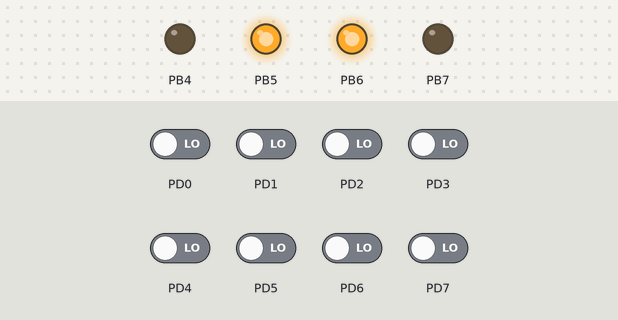
This program was run on a simulated ATmega128, built with avr-gcc and emulated at 16 MHz. Parts: output pins drawn as LEDs (lit = HIGH). Inputs (shaded band) come from the test bench; at power-on: PD0–7 LOW.

Above: at 0.1 s.
Timing chart, 0 to 1.6 s (numbered marks = the images above):
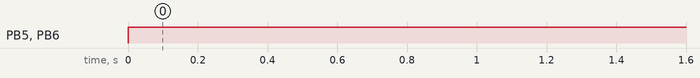

Measured:
- by itself, PB5, PB6: LOW → HIGH at 0.00 s

The program:

main.c
```c
/*
 * Lab2.c
 *
 * Created: 1/16/2018 5:14:47 PM
 * Author : Fauzi Kliman
 * Author : Aidan Carson
 */

/*
This code will cause a TekBot connected to the AVR board to
move forward and when it touches an obstacle, it will reverse
and turn away from the obstacle and resume forward motion.

PORT MAP
Port B, Pin 4 -> Output -> Right Motor Enable
Port B, Pin 5 -> Output -> Right Motor Direction
Port B, Pin 7 -> Output -> Left Motor Enable
Port B, Pin 6 -> Output -> Left Motor Direction
Port D, Pin 1 -> Input -> Left Whisker
Port D, Pin 0 -> Input -> Right Whisker
*/
#define F_CPU 16000000
#include <avr/io.h>
#include <util/delay.h>
#include <stdio.h>

int main(void)
{
	DDRB = 0b11110000;      // configure Port B pins for input/output
	PORTB = 0b11110000;     // set initial value for Port B outputs, disabling both motors

	DDRD = 0b00000000;		// configure Port D whisker pins as inputs

	while (1) { // loop forever
		PORTB = 0b01100000;     // make TekBot move forward

		// Left whisker or both whisker gets hit
		if(PIND == 0b11111110 || PIND == 0b11111100)
		{
			PORTB = 0b00000000;     // move backward
			_delay_ms(1000);		// wait for 1 s
			PORTB = 0b00100000;     // turn right
			_delay_ms(1000);        // wait for 1 s
		}

		// Right whisker gets hit
		else if(PIND == 0b11111101)
		{
			PORTB = 0b00000000;		// move backward
			_delay_ms(1000);		// wait for 1 s
			PORTB = 0b01000000;		// turn left
			_delay_ms(1000);		// wait for 1 s
		}
	}
}
```

Regular.c
```c
///*
 //* Lab2.c
 //*
 //* Created: 1/16/2018 5:14:47 PM
 //* Author : Fauzi Kliman
 //* Author : Aidan Carson
 //*/
//
///*
//This code will cause a TekBot connected to the AVR board to
//move forward and when it touches an obstacle, it will reverse
//and turn away from the obstacle and resume forward motion.
//
//PORT MAP
//Port B, Pin 4 -> Output -> Right Motor Enable
//Port B, Pin 5 -> Output -> Right Motor Direction
//Port B, Pin 7 -> Output -> Left Motor Enable
//Port B, Pin 6 -> Output -> Left Motor Direction
//Port D, Pin 1 -> Input -> Left Whisker
//Port D, Pin 0 -> Input -> Right Whisker
//*/
//#define F_CPU 16000000
//#include <avr/io.h>
//#include <util/delay.h>
//#include <stdio.h>
//
//int main(void)
//{
	//DDRB = 0b11110000;      // configure Port B pins for input/output
	//PORTB = 0b11110000;     // set initial value for Port B outputs, disabling both motors
	//
	//DDRD = 0b00000000;		// configure Port D whisker pins as inputs
//
	//while (1) { // loop forever
		//PORTB = 0b01100000;     // make TekBot move forward
		//
		//// Left whisker or both whisker gets hit
		//if(PIND == 0b11111110 || PIND == 0b11111100)
		//{
			//PORTB = 0b00000000;     // move backward
			//_delay_ms(1000);		// wait for 1 s
			//PORTB = 0b00100000;     // turn right
			//_delay_ms(1000);        // wait for 1 s
		//}
		//
		//// Right whisker gets hit
		//else if(PIND == 0b11111101)
		//{
			//PORTB = 0b00000000;		// move backward
			//_delay_ms(1000);		// wait for 1 s
			//PORTB = 0b01000000;		// turn left
			//_delay_ms(1000);		// wait for 1 s
		//}
	//}
//}
```

Challenge.c
```c
///*
 //* Lab2.c
 //*
 //* Created: 1/16/2018 5:14:47 PM
 //* Author : Fauzi Kliman
 //* Author : Aidan Carson
 //*/
//
///*
//This code will cause a TekBot connected to the AVR board to
//move forward and when it touches an obstacle, it will reverse
//and turn away from the obstacle and resume forward motion.
//
//PORT MAP
//Port B, Pin 4 -> Output -> Right Motor Enable
//Port B, Pin 5 -> Output -> Right Motor Direction
//Port B, Pin 7 -> Output -> Left Motor Enable
//Port B, Pin 6 -> Output -> Left Motor Direction
//Port D, Pin 1 -> Input -> Left Whisker
//Port D, Pin 0 -> Input -> Right Whisker
//*/
//#define F_CPU 16000000
//#include <avr/io.h>
//#include <util/delay.h>
//#include <stdio.h>
//
//int main(void)
//{
	//DDRB = 0b11110000;      // configure Port B pins for input/output
	//PORTB = 0b11110000;     // set initial value for Port B outputs, disabling both motors
	//
	//DDRD = 0b00000000;		// configure Port D whisker pins as inputs
//
	//while (1) { // loop forever
		//PORTB = 0b01100000;     // make TekBot move forward
		//
		//// Left whisker or both whisker gets hit
		//if(PIND == 0b11111110 || PIND == 0b11111100)
		//{
			//PORTB = 0b01100000;     // move forward
			//_delay_ms(1000);        // wait for 1 s
			//PORTB = 0b00000000;     // move backward
			//_delay_ms(500);			// wait for 0.5 s
			//PORTB = 0b01000000;		// turn left
			//_delay_ms(1000);        // wait for 1 s
		//}
		//
		//// Right whisker gets hit
		//else if(PIND == 0b11111101)
		//{
			//PORTB = 0b01100000;		// move forward
			//_delay_ms(1000);		// wait for 1 s
			//PORTB = 0b00000000;		// move backward
			//_delay_ms(500);			// wait for 0.5 s
			//PORTB = 0b00100000;     // turn right
			//_delay_ms(1000);		// wait for 1 s
		//}
	//}
//}
```
